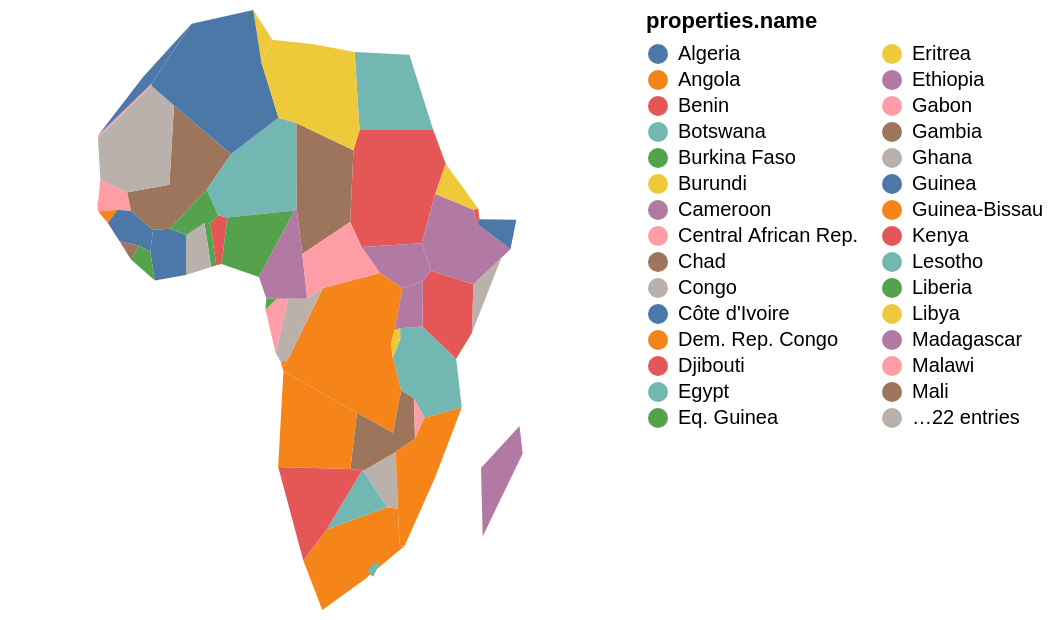

Write a Vega-Lite specification for this figure.
### Vega-Lite specification from a JSON file in a GitHub repository (floating-point values rounded to 4 significant figures; data arrays with more than 128 entries replaced by an {"elided": "..."} marker saying what was removed)
{"background": "transparent", "view": {"fill": "transparent"}, "config": {"view": {"continuousWidth": 400, "continuousHeight": 300}}, "data": {"name": "data-f811bdd03136dc17114694f57567476a", "format": {"feature": "data", "type": "topojson"}}, "mark": "geoshape", "encoding": {"color": {"type": "nominal", "field": "properties.name", "legend": {"columns": 2}}, "tooltip": [{"type": "nominal", "field": "properties.name"}]}, "projection": {"reflectY": false, "type": "equalEarth"}, "width": 300, "$schema": "https://vega.github.io/schema/vega-lite/v4.8.1.json", "datasets": {"data-f811bdd03136dc17114694f57567476a": {"type": "Topology", "objects": {"data": {"geometries": [{"id": "1", "type": "Polygon", "properties": {"continent": "Africa", "gdp_md_est": 150600, "iso_a3": "TZA", "name": "Tanzania", "pop_est": 53950935}, "bbox": [29.34, -11.72, 40.32, -0.95], "arcs": [[-6, 0, -84, -82, -77, -3, -100, -140, -137]]}, {"id": "2", "type": "Polygon", "properties": {"continent": "Africa", "gdp_md_est": 906.5, "iso_a3": "ESH", "name": "W. Sahara", "pop_est": 603253}, "bbox": [-17.06, 21.0, -8.665, 27.66], "arcs": [[-106, -22, 1, -115]]}, {"id": "11", "type": "Polygon", "properties": {"continent": "Africa", "gdp_md_est": 66010, "iso_a3": "COD", "name": "Dem. Rep. Congo", "pop_est": 83301151}, "bbox": [12.18, -13.26, 31.17, 5.256], "arcs": [[2, -81, -96, 3, -93, -67, -63, -144, -138, -142, -101]]}, {"id": "12", "type": "Polygon", "properties": {"continent": "Africa", "gdp_md_est": 4719, "iso_a3": "SOM", "name": "Somalia", "pop_est": 7531386}, "bbox": [40.98, -1.683, 51.13, 12.02], "arcs": [[-7, -126, -133, 4]]}, {"id": "13", "type": "Polygon", "properties": {"continent": "Africa", "gdp_md_est": 152700, "iso_a3": "KEN", "name": "Kenya", "pop_est": 47615739}, "bbox": [33.89, -4.677, 41.86, 5.506], "arcs": [[5, -139, -148, -127, 6, 7]]}, {"id": "14", "type": "Polygon", "properties": {"continent": "Africa", "gdp_md_est": 176300, "iso_a3": "SDN", "name": "Sudan", "pop_est": 37345935}, "bbox": [21.94, 8.229, 38.41, 22], "arcs": [[-66, -10, -119, -117, 8, -112, -128, -146]]}, {"id": "15", "type": "Polygon", "properties": {"continent": "Africa", "gdp_md_est": 30590, "iso_a3": "TCD", "name": "Chad", "pop_est": 12075985}, "bbox": [13.54, 7.422, 23.89, 23.41], "arcs": [[9, -65, -33, -27, -120]]}, {"id": "25", "type": "Polygon", "properties": {"continent": "Africa", "gdp_md_est": 739100, "iso_a3": "ZAF", "name": "South Africa", "pop_est": 54841552}, "bbox": [16.34, -34.82, 32.83, -22.09], "arcs": [[-16, -14, -13, -87, -91, -86, 10], [11]]}, {"id": "26", "type": "Polygon", "properties": {"continent": "Africa", "gdp_md_est": 6019, "iso_a3": "LSO", "name": "Lesotho", "pop_est": 1958042}, "bbox": [27.0, -30.65, 29.33, -28.65], "arcs": [[11]]}, {"id": "48", "type": "Polygon", "properties": {"continent": "Africa", "gdp_md_est": 28330, "iso_a3": "ZWE", "name": "Zimbabwe", "pop_est": 13805084}, "bbox": [25.26, -22.27, 32.85, -15.51], "arcs": [[12, -15, -78, -88]]}, {"id": "49", "type": "Polygon", "properties": {"continent": "Africa", "gdp_md_est": 35900, "iso_a3": "BWA", "name": "Botswana", "pop_est": 2214858}, "bbox": [19.9, -26.83, 29.43, -17.66], "arcs": [[13, -18, -79, 14]]}, {"id": "50", "type": "Polygon", "properties": {"continent": "Africa", "gdp_md_est": 25990, "iso_a3": "NAM", "name": "Namibia", "pop_est": 2484780}, "bbox": [11.73, -29.05, 25.08, -16.94], "arcs": [[15, 16, -98, -80, 17]]}, {"id": "51", "type": "Polygon", "properties": {"continent": "Africa", "gdp_md_est": 39720, "iso_a3": "SEN", "name": "Senegal", "pop_est": 14668522}, "bbox": [-17.63, 12.33, -11.47, 16.6], "arcs": [[18, -24, -21, -44, -48, 19, -103]]}, {"id": "52", "type": "Polygon", "properties": {"continent": "Africa", "gdp_md_est": 38090, "iso_a3": "MLI", "name": "Mali", "pop_est": 17885245}, "bbox": [-12.17, 10.1, 4.27, 24.97], "arcs": [[20, -23, -110, -29, -57, -41, -45]]}, {"id": "53", "type": "Polygon", "properties": {"continent": "Africa", "gdp_md_est": 16710, "iso_a3": "MRT", "name": "Mauritania", "pop_est": 3758571}, "bbox": [-17.06, 14.62, -4.923, 27.4], "arcs": [[21, -111, 22, 23, 24]]}, {"id": "54", "type": "Polygon", "properties": {"continent": "Africa", "gdp_md_est": 24310, "iso_a3": "BEN", "name": "Benin", "pop_est": 11038805}, "bbox": [0.7723, 6.142, 3.797, 12.24], "arcs": [[25, -37, -59, -28, -30]]}, {"id": "55", "type": "Polygon", "properties": {"continent": "Africa", "gdp_md_est": 20150, "iso_a3": "NER", "name": "Niger", "pop_est": 19245344}, "bbox": [0.2956, 11.66, 15.9, 23.47], "arcs": [[26, -36, -31, 27, -58, 28, -109, -121]]}, {"id": "56", "type": "Polygon", "properties": {"continent": "Africa", "gdp_md_est": 1089000, "iso_a3": "NGA", "name": "Nigeria", "pop_est": 190632261}, "bbox": [2.692, 4.241, 14.58, 13.87], "arcs": [[29, 30, -35, 31]]}, {"id": "57", "type": "Polygon", "properties": {"continent": "Africa", "gdp_md_est": 77240, "iso_a3": "CMR", "name": "Cameroon", "pop_est": 24994885}, "bbox": [8.489, 1.728, 16.01, 12.86], "arcs": [[32, -64, -69, -71, -74, 33, 34, 35]]}, {"id": "58", "type": "Polygon", "properties": {"continent": "Africa", "gdp_md_est": 11610, "iso_a3": "TGO", "name": "Togo", "pop_est": 7965055}, "bbox": [-0.04978, 5.929, 1.865, 11.02], "arcs": [[36, 37, -39, -60]]}, {"id": "59", "type": "Polygon", "properties": {"continent": "Africa", "gdp_md_est": 120800, "iso_a3": "GHA", "name": "Ghana", "pop_est": 27499924}, "bbox": [-3.244, 4.71, 1.06, 11.1], "arcs": [[38, 39, -42, -61]]}, {"id": "60", "type": "Polygon", "properties": {"continent": "Africa", "gdp_md_est": 87120, "iso_a3": "CIV", "name": "Côte d'Ivoire", "pop_est": 24184810}, "bbox": [-8.603, 4.338, -2.562, 10.52], "arcs": [[40, -62, 41, 42, -51, -46]]}, {"id": "61", "type": "Polygon", "properties": {"continent": "Africa", "gdp_md_est": 16080, "iso_a3": "GIN", "name": "Guinea", "pop_est": 12413867}, "bbox": [-15.13, 7.309, -7.832, 12.59], "arcs": [[43, 44, 45, -53, -54, 46, -49]]}, {"id": "62", "type": "Polygon", "properties": {"continent": "Africa", "gdp_md_est": 2851, "iso_a3": "GNB", "name": "Guinea-Bissau", "pop_est": 1792338}, "bbox": [-16.68, 11.04, -13.7, 12.63], "arcs": [[47, 48, 49]]}, {"id": "63", "type": "Polygon", "properties": {"continent": "Africa", "gdp_md_est": 3881, "iso_a3": "LBR", "name": "Liberia", "pop_est": 4689021}, "bbox": [-11.44, 4.356, -7.54, 8.541], "arcs": [[50, 51, -55, 52]]}, {"id": "64", "type": "Polygon", "properties": {"continent": "Africa", "gdp_md_est": 10640, "iso_a3": "SLE", "name": "Sierra Leone", "pop_est": 6163195}, "bbox": [-13.25, 6.786, -10.23, 10.05], "arcs": [[53, 54, 55]]}, {"id": "65", "type": "Polygon", "properties": {"continent": "Africa", "gdp_md_est": 32990, "iso_a3": "BFA", "name": "Burkina Faso", "pop_est": 20107509}, "bbox": [-5.471, 9.611, 2.177, 15.12], "arcs": [[56, 57, 58, 59, 60, 61]]}, {"id": "66", "type": "Polygon", "properties": {"continent": "Africa", "gdp_md_est": 3206, "iso_a3": "CAF", "name": "Central African Rep.", "pop_est": 5625118}, "bbox": [14.46, 2.268, 27.37, 11.14], "arcs": [[62, -70, 63, 64, 65, -145]]}, {"id": "67", "type": "Polygon", "properties": {"continent": "Africa", "gdp_md_est": 30270, "iso_a3": "COG", "name": "Congo", "pop_est": 4954674}, "bbox": [11.09, -5.038, 18.45, 3.728], "arcs": [[66, -95, 67, -72, 68, 69]]}, {"id": "68", "type": "Polygon", "properties": {"continent": "Africa", "gdp_md_est": 35980, "iso_a3": "GAB", "name": "Gabon", "pop_est": 1772255}, "bbox": [8.798, -3.979, 14.43, 2.327], "arcs": [[70, 71, 72, -75]]}, {"id": "69", "type": "Polygon", "properties": {"continent": "Africa", "gdp_md_est": 31770, "iso_a3": "GNQ", "name": "Eq. Guinea", "pop_est": 778358}, "bbox": [9.306, 1.01, 11.29, 2.284], "arcs": [[73, 74, 75]]}, {"id": "70", "type": "Polygon", "properties": {"continent": "Africa", "gdp_md_est": 65170, "iso_a3": "ZMB", "name": "Zambia", "pop_est": 15972000}, "bbox": [21.89, -17.96, 33.49, -8.238], "arcs": [[76, -83, -89, 77, 78, 79, -97, 80]]}, {"id": "71", "type": "Polygon", "properties": {"continent": "Africa", "gdp_md_est": 21200, "iso_a3": "MWI", "name": "Malawi", "pop_est": 19196246}, "bbox": [32.69, -16.8, 35.77, -9.231], "arcs": [[81, -90, 82]]}, {"id": "72", "type": "Polygon", "properties": {"continent": "Africa", "gdp_md_est": 35010, "iso_a3": "MOZ", "name": "Mozambique", "pop_est": 26573706}, "bbox": [30.18, -26.74, 40.78, -10.32], "arcs": [[83, 84, 85, -92, 86, 87, 88, 89]]}, {"id": "73", "type": "Polygon", "properties": {"continent": "Africa", "gdp_md_est": 11060, "iso_a3": "SWZ", "name": "eSwatini", "pop_est": 1467152}, "bbox": [30.68, -27.29, 32.07, -25.66], "arcs": [[90, 91]]}, {"id": "74", "type": "MultiPolygon", "properties": {"continent": "Africa", "gdp_md_est": 189000, "iso_a3": "AGO", "name": "Angola", "pop_est": 29310273}, "bbox": [11.64, -17.93, 24.08, -4.438], "arcs": [[[92, 93, 94]], [[95, 96, 97, 98]]]}, {"id": "75", "type": "Polygon", "properties": {"continent": "Africa", "gdp_md_est": 7892, "iso_a3": "BDI", "name": "Burundi", "pop_est": 11466756}, "bbox": [29.02, -4.5, 30.75, -2.348], "arcs": [[99, 100, -141]]}, {"id": "78", "type": "Polygon", "properties": {"continent": "Africa", "gdp_md_est": 36860, "iso_a3": "MDG", "name": "Madagascar", "pop_est": 25054161}, "bbox": [43.25, -25.6, 50.48, -12.04], "arcs": [[101]]}, {"id": "80", "type": "Polygon", "properties": {"continent": "Africa", "gdp_md_est": 3387, "iso_a3": "GMB", "name": "Gambia", "pop_est": 2051363}, "bbox": [-16.84, 13.13, -13.84, 13.88], "arcs": [[102, 103]]}, {"id": "81", "type": "Polygon", "properties": {"continent": "Africa", "gdp_md_est": 130800, "iso_a3": "TUN", "name": "Tunisia", "pop_est": 11403800}, "bbox": [7.524, 30.31, 11.49, 37.35], "arcs": [[-108, 104, -123]]}, {"id": "82", "type": "Polygon", "properties": {"continent": "Africa", "gdp_md_est": 609400, "iso_a3": "DZA", "name": "Algeria", "pop_est": 40969443}, "bbox": [-8.684, 19.06, 12.0, 37.12], "arcs": [[105, -114, 106, 107, -122, 108, 109, 110]]}, {"id": "154", "type": "Polygon", "properties": {"continent": "Africa", "gdp_md_est": 9169, "iso_a3": "ERI", "name": "Eritrea", "pop_est": 5918919}, "bbox": [36.32, 12.46, 43.08, 18.0], "arcs": [[111, 112, -130, -129]]}, {"id": "162", "type": "Polygon", "properties": {"continent": "Africa", "gdp_md_est": 282800, "iso_a3": "MAR", "name": "Morocco", "pop_est": 33986655}, "bbox": [-17.02, 21.42, -1.125, 35.76], "arcs": [[113, 114, 115]]}, {"id": "163", "type": "Polygon", "properties": {"continent": "Africa", "gdp_md_est": 1105000, "iso_a3": "EGY", "name": "Egypt", "pop_est": 97041072}, "bbox": [24.7, 22, 36.87, 31.59], "arcs": [[116, -125, 117]]}, {"id": "164", "type": "Polygon", "properties": {"continent": "Africa", "gdp_md_est": 90890, "iso_a3": "LBY", "name": "Libya", "pop_est": 6653210}, "bbox": [9.319, 19.58, 25.16, 33.14], "arcs": [[118, 119, 120, 121, 122, 123, 124]]}, {"id": "165", "type": "Polygon", "properties": {"continent": "Africa", "gdp_md_est": 174700, "iso_a3": "ETH", "name": "Ethiopia", "pop_est": 105350020}, "bbox": [32.95, 3.422, 47.79, 14.96], "arcs": [[125, 126, -147, 127, 128, -132, -134]]}, {"id": "166", "type": "Polygon", "properties": {"continent": "Africa", "gdp_md_est": 3345, "iso_a3": "DJI", "name": "Djibouti", "pop_est": 865267}, "bbox": [41.66, 10.93, 43.32, 12.7], "arcs": [[129, 130, -135, 131]]}, {"id": "167", "type": "Polygon", "properties": {"continent": "Africa", "gdp_md_est": 12250, "iso_a3": "-99", "name": "Somaliland", "pop_est": 3500000}, "bbox": [42.56, 7.997, 48.95, 11.46], "arcs": [[132, 133, 134, 135]]}, {"id": "168", "type": "Polygon", "properties": {"continent": "Africa", "gdp_md_est": 84930, "iso_a3": "UGA", "name": "Uganda", "pop_est": 39570125}, "bbox": [29.58, -1.443, 35.04, 4.25], "arcs": [[136, -143, 137, -149, 138]]}, {"id": "169", "type": "Polygon", "properties": {"continent": "Africa", "gdp_md_est": 21970, "iso_a3": "RWA", "name": "Rwanda", "pop_est": 11901484}, "bbox": [29.02, -2.918, 30.82, -1.135], "arcs": [[139, 140, 141, 142]]}, {"id": "176", "type": "Polygon", "properties": {"continent": "Africa", "gdp_md_est": 20880, "iso_a3": "SSD", "name": "S. Sudan", "pop_est": 13026129}, "bbox": [23.89, 3.509, 35.3, 12.25], "arcs": [[143, 144, 145, 146, 147, 148]]}], "type": "GeometryCollection"}}, "bbox": [-17.63, -34.82, 51.13, 37.35], "transform": {"scale": [6.876e-05, 7.217e-05], "translate": [-17.63, -34.82]}, "arcs": {"elided": "149 rows, 616 int values in total"}}}}
